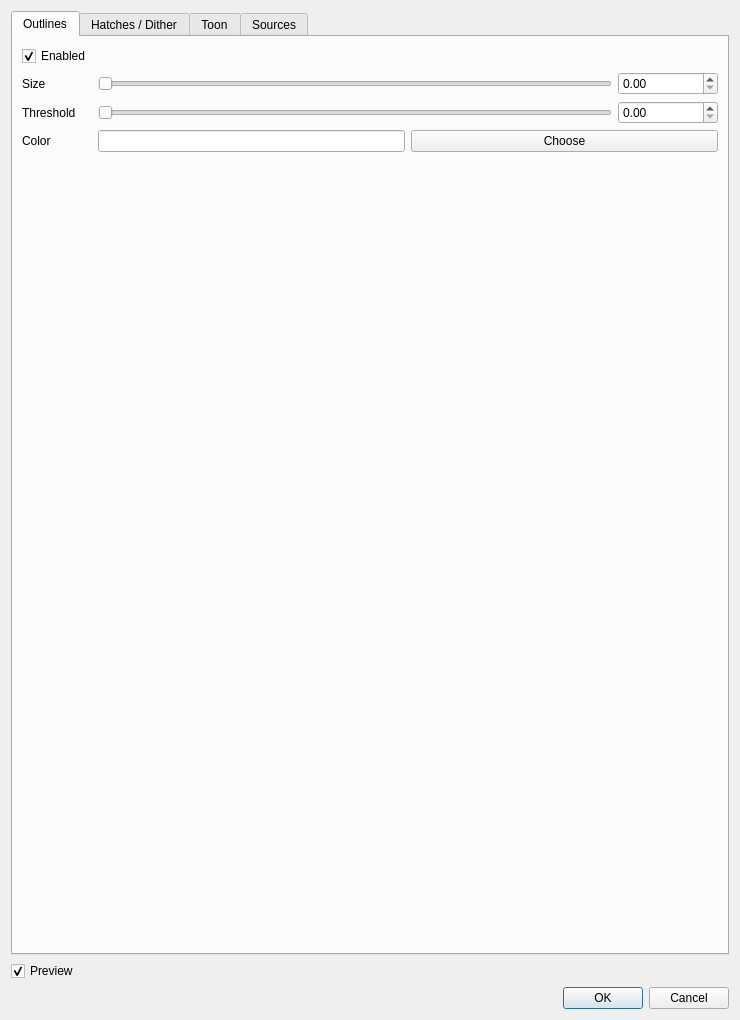
<?xml version="1.0" encoding="UTF-8"?>
<ui version="4.0">
 <class>QGMDialogNprSettings</class>
 <widget class="QDialog" name="QGMDialogNprSettings">
  <property name="geometry">
   <rect>
    <x>0</x>
    <y>0</y>
    <width>740</width>
    <height>1020</height>
   </rect>
  </property>
  <property name="sizePolicy">
   <sizepolicy hsizetype="Minimum" vsizetype="Minimum">
    <horstretch>0</horstretch>
    <verstretch>0</verstretch>
   </sizepolicy>
  </property>
  <property name="minimumSize">
   <size>
    <width>0</width>
    <height>0</height>
   </size>
  </property>
  <property name="maximumSize">
   <size>
    <width>16777215</width>
    <height>16777215</height>
   </size>
  </property>
  <property name="mouseTracking">
   <bool>false</bool>
  </property>
  <property name="windowTitle">
   <string>Sketch Settings</string>
  </property>
  <property name="modal">
   <bool>false</bool>
  </property>
  <layout class="QVBoxLayout" name="verticalLayout">
   <item>
    <layout class="QVBoxLayout" name="windowLayout">
     <property name="sizeConstraint">
      <enum>QLayout::SetMinimumSize</enum>
     </property>
     <item>
      <widget class="QTabWidget" name="tabWidget">
       <property name="minimumSize">
        <size>
         <width>0</width>
         <height>0</height>
        </size>
       </property>
       <property name="currentIndex">
        <number>0</number>
       </property>
       <widget class="QWidget" name="tab_Outline">
        <attribute name="title">
         <string>Outlines</string>
        </attribute>
        <layout class="QVBoxLayout" name="verticalLayout_5">
         <item>
          <layout class="QFormLayout" name="outlinesLayout">
           <property name="sizeConstraint">
            <enum>QLayout::SetMaximumSize</enum>
           </property>
           <item row="1" column="0">
            <widget class="QCheckBox" name="checkBox_Outline_enable">
             <property name="enabled">
              <bool>true</bool>
             </property>
             <property name="text">
              <string>Enabled</string>
             </property>
             <property name="checked">
              <bool>true</bool>
             </property>
            </widget>
           </item>
           <item row="2" column="0">
            <widget class="QLabel" name="label">
             <property name="text">
              <string>Size         </string>
             </property>
            </widget>
           </item>
           <item row="2" column="1">
            <layout class="QHBoxLayout" name="outlinesSizeLayout">
             <item>
              <widget class="QSlider" name="slider_Outline_Size">
               <property name="sizePolicy">
                <sizepolicy hsizetype="Minimum" vsizetype="Fixed">
                 <horstretch>0</horstretch>
                 <verstretch>0</verstretch>
                </sizepolicy>
               </property>
               <property name="minimumSize">
                <size>
                 <width>100</width>
                 <height>0</height>
                </size>
               </property>
               <property name="maximum">
                <number>100</number>
               </property>
               <property name="orientation">
                <enum>Qt::Horizontal</enum>
               </property>
              </widget>
             </item>
             <item>
              <widget class="QDoubleSpinBox" name="doubleSpinBox_Outline_Size">
               <property name="sizePolicy">
                <sizepolicy hsizetype="Maximum" vsizetype="Fixed">
                 <horstretch>0</horstretch>
                 <verstretch>0</verstretch>
                </sizepolicy>
               </property>
               <property name="minimumSize">
                <size>
                 <width>100</width>
                 <height>0</height>
                </size>
               </property>
               <property name="minimum">
                <double>0.000000000000000</double>
               </property>
               <property name="maximum">
                <double>10.000000000000000</double>
               </property>
               <property name="singleStep">
                <double>0.100000000000000</double>
               </property>
               <property name="value">
                <double>0.000000000000000</double>
               </property>
              </widget>
             </item>
            </layout>
           </item>
           <item row="3" column="0">
            <widget class="QLabel" name="label_2">
             <property name="text">
              <string>Threshold</string>
             </property>
            </widget>
           </item>
           <item row="3" column="1">
            <layout class="QHBoxLayout" name="outlinesThresholdLayout">
             <item>
              <widget class="QSlider" name="slider_Outline_threshold">
               <property name="sizePolicy">
                <sizepolicy hsizetype="Minimum" vsizetype="Fixed">
                 <horstretch>0</horstretch>
                 <verstretch>0</verstretch>
                </sizepolicy>
               </property>
               <property name="minimumSize">
                <size>
                 <width>100</width>
                 <height>0</height>
                </size>
               </property>
               <property name="maximum">
                <number>100</number>
               </property>
               <property name="orientation">
                <enum>Qt::Horizontal</enum>
               </property>
              </widget>
             </item>
             <item>
              <widget class="QDoubleSpinBox" name="doubleSpinBox_Outline_threshold">
               <property name="sizePolicy">
                <sizepolicy hsizetype="Maximum" vsizetype="Fixed">
                 <horstretch>0</horstretch>
                 <verstretch>0</verstretch>
                </sizepolicy>
               </property>
               <property name="minimumSize">
                <size>
                 <width>100</width>
                 <height>0</height>
                </size>
               </property>
               <property name="maximum">
                <double>1.000000000000000</double>
               </property>
               <property name="singleStep">
                <double>0.010000000000000</double>
               </property>
              </widget>
             </item>
            </layout>
           </item>
           <item row="4" column="0">
            <widget class="QLabel" name="label_3">
             <property name="text">
              <string>Color</string>
             </property>
            </widget>
           </item>
           <item row="4" column="1">
            <layout class="QHBoxLayout" name="outlinesColorLayout">
             <item>
              <widget class="QLineEdit" name="lineEdit_Outline_Color">
               <property name="sizePolicy">
                <sizepolicy hsizetype="MinimumExpanding" vsizetype="Fixed">
                 <horstretch>0</horstretch>
                 <verstretch>0</verstretch>
                </sizepolicy>
               </property>
               <property name="minimumSize">
                <size>
                 <width>80</width>
                 <height>0</height>
                </size>
               </property>
               <property name="maximumSize">
                <size>
                 <width>16777215</width>
                 <height>16777215</height>
                </size>
               </property>
               <property name="readOnly">
                <bool>true</bool>
               </property>
              </widget>
             </item>
             <item>
              <widget class="QPushButton" name="pushButton_Outline_Color">
               <property name="sizePolicy">
                <sizepolicy hsizetype="MinimumExpanding" vsizetype="Fixed">
                 <horstretch>0</horstretch>
                 <verstretch>0</verstretch>
                </sizepolicy>
               </property>
               <property name="minimumSize">
                <size>
                 <width>100</width>
                 <height>0</height>
                </size>
               </property>
               <property name="text">
                <string>Choose</string>
               </property>
              </widget>
             </item>
            </layout>
           </item>
          </layout>
         </item>
        </layout>
       </widget>
       <widget class="QWidget" name="tab_Hatch">
        <attribute name="title">
         <string>Hatches / Dither</string>
        </attribute>
        <layout class="QVBoxLayout" name="verticalLayout_4">
         <item>
          <layout class="QFormLayout" name="hatchDitherLayout">
           <property name="sizeConstraint">
            <enum>QLayout::SetMaximumSize</enum>
           </property>
           <item row="1" column="0">
            <widget class="QCheckBox" name="checkBox_Hatch_Enable">
             <property name="text">
              <string>Enabled</string>
             </property>
             <property name="checked">
              <bool>true</bool>
             </property>
            </widget>
           </item>
           <item row="2" column="0">
            <widget class="QLabel" name="label_4">
             <property name="text">
              <string>Size </string>
             </property>
            </widget>
           </item>
           <item row="3" column="0">
            <widget class="QLabel" name="label_5">
             <property name="text">
              <string>Rotation</string>
             </property>
            </widget>
           </item>
           <item row="3" column="1">
            <layout class="QHBoxLayout" name="hatchDitherRotationLayout">
             <item>
              <widget class="QSlider" name="Slider_Hatch_Rotation">
               <property name="orientation">
                <enum>Qt::Horizontal</enum>
               </property>
              </widget>
             </item>
             <item>
              <widget class="QDoubleSpinBox" name="doubleSpinBox_Hatch_Rotation">
               <property name="minimumSize">
                <size>
                 <width>100</width>
                 <height>0</height>
                </size>
               </property>
               <property name="maximum">
                <double>360.000000000000000</double>
               </property>
               <property name="singleStep">
                <double>0.100000000000000</double>
               </property>
              </widget>
             </item>
            </layout>
           </item>
           <item row="6" column="0">
            <widget class="QCheckBox" name="checkBox_Hatch_LightInfluence">
             <property name="layoutDirection">
              <enum>Qt::RightToLeft</enum>
             </property>
             <property name="text">
              <string>Light influence</string>
             </property>
             <property name="checked">
              <bool>true</bool>
             </property>
            </widget>
           </item>
           <item row="2" column="1">
            <layout class="QHBoxLayout" name="hatchDitherSizeLayout">
             <item>
              <widget class="QSlider" name="Slider_Hatch_Size">
               <property name="maximum">
                <number>100</number>
               </property>
               <property name="value">
                <number>50</number>
               </property>
               <property name="orientation">
                <enum>Qt::Horizontal</enum>
               </property>
              </widget>
             </item>
             <item>
              <widget class="QDoubleSpinBox" name="doubleSpinBox_Hatch_Size">
               <property name="minimumSize">
                <size>
                 <width>100</width>
                 <height>0</height>
                </size>
               </property>
               <property name="decimals">
                <number>3</number>
               </property>
               <property name="minimum">
                <double>0.010000000000000</double>
               </property>
               <property name="maximum">
                <double>10.000000000000000</double>
               </property>
               <property name="singleStep">
                <double>0.010000000000000</double>
               </property>
               <property name="value">
                <double>1.000000000000000</double>
               </property>
              </widget>
             </item>
            </layout>
           </item>
           <item row="4" column="0">
            <widget class="QLabel" name="label_6">
             <property name="text">
              <string>Color</string>
             </property>
            </widget>
           </item>
           <item row="4" column="1">
            <layout class="QHBoxLayout" name="hatchDitherColorLayout">
             <item>
              <widget class="QLineEdit" name="lineEdit_Hatch_Color">
               <property name="sizePolicy">
                <sizepolicy hsizetype="MinimumExpanding" vsizetype="Fixed">
                 <horstretch>0</horstretch>
                 <verstretch>0</verstretch>
                </sizepolicy>
               </property>
               <property name="minimumSize">
                <size>
                 <width>80</width>
                 <height>0</height>
                </size>
               </property>
               <property name="maximumSize">
                <size>
                 <width>16777215</width>
                 <height>16777215</height>
                </size>
               </property>
               <property name="readOnly">
                <bool>true</bool>
               </property>
              </widget>
             </item>
             <item>
              <widget class="QPushButton" name="pushButton_Hatch_Color">
               <property name="sizePolicy">
                <sizepolicy hsizetype="MinimumExpanding" vsizetype="Fixed">
                 <horstretch>0</horstretch>
                 <verstretch>0</verstretch>
                </sizepolicy>
               </property>
               <property name="minimumSize">
                <size>
                 <width>100</width>
                 <height>0</height>
                </size>
               </property>
               <property name="text">
                <string>Choose</string>
               </property>
              </widget>
             </item>
            </layout>
           </item>
           <item row="5" column="0">
            <widget class="QLabel" name="label_13">
             <property name="text">
              <string>Style</string>
             </property>
            </widget>
           </item>
           <item row="5" column="1">
            <widget class="QComboBox" name="comboBox_Hatch_Style">
             <property name="currentText">
              <string/>
             </property>
            </widget>
           </item>
          </layout>
         </item>
        </layout>
       </widget>
       <widget class="QWidget" name="tab_Toon">
        <attribute name="title">
         <string>Toon</string>
        </attribute>
        <layout class="QVBoxLayout" name="verticalLayout_3">
         <item>
          <layout class="QFormLayout" name="toonLayout">
           <property name="sizeConstraint">
            <enum>QLayout::SetMinimumSize</enum>
           </property>
           <item row="0" column="0">
            <widget class="QCheckBox" name="checkBox_Toon_Enable">
             <property name="text">
              <string>Enabled</string>
             </property>
             <property name="checked">
              <bool>true</bool>
             </property>
            </widget>
           </item>
           <item row="2" column="0">
            <widget class="QCheckBox" name="checkBox_Enable_Specular">
             <property name="text">
              <string>Enable Specular</string>
             </property>
             <property name="checked">
              <bool>true</bool>
             </property>
            </widget>
           </item>
           <item row="3" column="0">
            <widget class="QRadioButton" name="radioButton_toon_select1">
             <property name="text">
              <string>&amp;Map color to value</string>
             </property>
             <property name="checked">
              <bool>true</bool>
             </property>
             <attribute name="buttonGroup">
              <string notr="true">buttonGroup_Toon_type</string>
             </attribute>
            </widget>
           </item>
           <item row="4" column="0">
            <widget class="QLabel" name="label_14">
             <property name="text">
              <string>Specular Size</string>
             </property>
            </widget>
           </item>
           <item row="4" column="1">
            <layout class="QHBoxLayout" name="specularSizeLayout">
             <item>
              <widget class="QSlider" name="Slider_Specular_Size">
               <property name="orientation">
                <enum>Qt::Horizontal</enum>
               </property>
              </widget>
             </item>
             <item>
              <widget class="QDoubleSpinBox" name="doubleSpinBox_Specular_Size">
               <property name="minimumSize">
                <size>
                 <width>100</width>
                 <height>0</height>
                </size>
               </property>
               <property name="maximum">
                <double>1.000000000000000</double>
               </property>
               <property name="singleStep">
                <double>0.010000000000000</double>
               </property>
              </widget>
             </item>
            </layout>
           </item>
           <item row="5" column="0">
            <widget class="QLabel" name="label_12">
             <property name="text">
              <string>Specular Color</string>
             </property>
            </widget>
           </item>
           <item row="5" column="1">
            <layout class="QHBoxLayout" name="specularColorLayout">
             <item>
              <widget class="QLineEdit" name="lineEdit_Toon_Spec">
               <property name="sizePolicy">
                <sizepolicy hsizetype="MinimumExpanding" vsizetype="Fixed">
                 <horstretch>0</horstretch>
                 <verstretch>0</verstretch>
                </sizepolicy>
               </property>
               <property name="readOnly">
                <bool>true</bool>
               </property>
              </widget>
             </item>
             <item>
              <widget class="QPushButton" name="pushButton_Toon_Spec">
               <property name="sizePolicy">
                <sizepolicy hsizetype="MinimumExpanding" vsizetype="Fixed">
                 <horstretch>0</horstretch>
                 <verstretch>0</verstretch>
                </sizepolicy>
               </property>
               <property name="minimumSize">
                <size>
                 <width>100</width>
                 <height>0</height>
                </size>
               </property>
               <property name="text">
                <string>Choose</string>
               </property>
              </widget>
             </item>
            </layout>
           </item>
           <item row="6" column="0">
            <widget class="QLabel" name="label_7">
             <property name="text">
              <string>Diffuse Color +2</string>
             </property>
            </widget>
           </item>
           <item row="6" column="1">
            <layout class="QHBoxLayout" name="diffuseColorPlusTwoLayout">
             <item>
              <widget class="QLineEdit" name="lineEdit_Toon_Diff1">
               <property name="readOnly">
                <bool>true</bool>
               </property>
              </widget>
             </item>
             <item>
              <widget class="QPushButton" name="pushButton_Toon_Diff1">
               <property name="sizePolicy">
                <sizepolicy hsizetype="MinimumExpanding" vsizetype="Fixed">
                 <horstretch>0</horstretch>
                 <verstretch>0</verstretch>
                </sizepolicy>
               </property>
               <property name="minimumSize">
                <size>
                 <width>100</width>
                 <height>0</height>
                </size>
               </property>
               <property name="text">
                <string>Choose</string>
               </property>
              </widget>
             </item>
            </layout>
           </item>
           <item row="7" column="0">
            <widget class="QLabel" name="label_8">
             <property name="text">
              <string>Diffuse Color +1</string>
             </property>
            </widget>
           </item>
           <item row="7" column="1">
            <layout class="QHBoxLayout" name="diffuseColorPlusOneLayout">
             <item>
              <widget class="QLineEdit" name="lineEdit_Toon_Diff2">
               <property name="readOnly">
                <bool>true</bool>
               </property>
              </widget>
             </item>
             <item>
              <widget class="QPushButton" name="pushButton_Toon_Diff2">
               <property name="sizePolicy">
                <sizepolicy hsizetype="MinimumExpanding" vsizetype="Fixed">
                 <horstretch>0</horstretch>
                 <verstretch>0</verstretch>
                </sizepolicy>
               </property>
               <property name="minimumSize">
                <size>
                 <width>100</width>
                 <height>0</height>
                </size>
               </property>
               <property name="text">
                <string>Choose</string>
               </property>
              </widget>
             </item>
            </layout>
           </item>
           <item row="8" column="0">
            <widget class="QLabel" name="label_9">
             <property name="text">
              <string>Diffuse Color   0</string>
             </property>
            </widget>
           </item>
           <item row="8" column="1">
            <layout class="QHBoxLayout" name="diffuseColorZeroLayout">
             <item>
              <widget class="QLineEdit" name="lineEdit_Toon_Diff3">
               <property name="readOnly">
                <bool>true</bool>
               </property>
              </widget>
             </item>
             <item>
              <widget class="QPushButton" name="pushButton_Toon_Diff3">
               <property name="sizePolicy">
                <sizepolicy hsizetype="MinimumExpanding" vsizetype="Fixed">
                 <horstretch>0</horstretch>
                 <verstretch>0</verstretch>
                </sizepolicy>
               </property>
               <property name="minimumSize">
                <size>
                 <width>100</width>
                 <height>0</height>
                </size>
               </property>
               <property name="text">
                <string>Choose</string>
               </property>
              </widget>
             </item>
            </layout>
           </item>
           <item row="9" column="0">
            <widget class="QLabel" name="label_10">
             <property name="text">
              <string>Diffuse Color  -1</string>
             </property>
            </widget>
           </item>
           <item row="9" column="1">
            <layout class="QHBoxLayout" name="diffuseColorMinusOneLayout">
             <item>
              <widget class="QLineEdit" name="lineEdit_Toon_Diff4">
               <property name="readOnly">
                <bool>true</bool>
               </property>
              </widget>
             </item>
             <item>
              <widget class="QPushButton" name="pushButton_Toon_Diff4">
               <property name="sizePolicy">
                <sizepolicy hsizetype="MinimumExpanding" vsizetype="Fixed">
                 <horstretch>0</horstretch>
                 <verstretch>0</verstretch>
                </sizepolicy>
               </property>
               <property name="minimumSize">
                <size>
                 <width>100</width>
                 <height>0</height>
                </size>
               </property>
               <property name="text">
                <string>Choose</string>
               </property>
              </widget>
             </item>
            </layout>
           </item>
           <item row="10" column="0">
            <widget class="QLabel" name="label_11">
             <property name="text">
              <string>Diffuse Color  -2</string>
             </property>
            </widget>
           </item>
           <item row="10" column="1">
            <layout class="QHBoxLayout" name="diffuseColorMinusTwoLayout">
             <item>
              <widget class="QLineEdit" name="lineEdit_Toon_Diff5">
               <property name="readOnly">
                <bool>true</bool>
               </property>
              </widget>
             </item>
             <item>
              <widget class="QPushButton" name="pushButton_Toon_Diff5">
               <property name="sizePolicy">
                <sizepolicy hsizetype="MinimumExpanding" vsizetype="Fixed">
                 <horstretch>0</horstretch>
                 <verstretch>0</verstretch>
                </sizepolicy>
               </property>
               <property name="minimumSize">
                <size>
                 <width>100</width>
                 <height>0</height>
                </size>
               </property>
               <property name="text">
                <string>Choose</string>
               </property>
              </widget>
             </item>
            </layout>
           </item>
           <item row="11" column="0">
            <widget class="QRadioButton" name="radioButton_toon_select2">
             <property name="text">
              <string>&amp;Discretize light and color</string>
             </property>
             <attribute name="buttonGroup">
              <string notr="true">buttonGroup_Toon_type</string>
             </attribute>
            </widget>
           </item>
           <item row="12" column="0">
            <widget class="QLabel" name="label_toon_lighting">
             <property name="text">
              <string>Ligthing</string>
             </property>
            </widget>
           </item>
           <item row="12" column="1">
            <widget class="QSpinBox" name="spinBox_lighting_steps">
             <property name="minimum">
              <number>1</number>
             </property>
             <property name="maximum">
              <number>9999</number>
             </property>
            </widget>
           </item>
           <item row="13" column="0">
            <widget class="QLabel" name="label_toon_hue">
             <property name="text">
              <string>Hue</string>
             </property>
            </widget>
           </item>
           <item row="13" column="1">
            <widget class="QSpinBox" name="spinBox_hue_steps">
             <property name="minimum">
              <number>1</number>
             </property>
             <property name="maximum">
              <number>9999</number>
             </property>
            </widget>
           </item>
           <item row="14" column="0">
            <widget class="QLabel" name="label_toon_sat">
             <property name="text">
              <string>Saturation</string>
             </property>
            </widget>
           </item>
           <item row="14" column="1">
            <widget class="QSpinBox" name="spinBox_sat_steps">
             <property name="minimum">
              <number>1</number>
             </property>
             <property name="maximum">
              <number>9999</number>
             </property>
            </widget>
           </item>
           <item row="15" column="0">
            <widget class="QLabel" name="label_toon_val">
             <property name="text">
              <string>Value</string>
             </property>
            </widget>
           </item>
           <item row="15" column="1">
            <widget class="QSpinBox" name="spinBox_val_steps">
             <property name="minimum">
              <number>1</number>
             </property>
             <property name="maximum">
              <number>9999</number>
             </property>
            </widget>
           </item>
          </layout>
         </item>
        </layout>
       </widget>
       <widget class="QWidget" name="tab_source">
        <attribute name="title">
         <string>Sources</string>
        </attribute>
        <layout class="QVBoxLayout" name="verticalLayout_2">
         <item>
          <layout class="QFormLayout" name="sourcesLayout">
           <property name="sizeConstraint">
            <enum>QLayout::SetMinimumSize</enum>
           </property>
           <item row="0" column="0">
            <widget class="QLabel" name="label_15">
             <property name="text">
              <string>Outlines:</string>
             </property>
            </widget>
           </item>
           <item row="0" column="1">
            <widget class="QComboBox" name="comboBox_OutlineSource">
             <property name="sizePolicy">
              <sizepolicy hsizetype="Minimum" vsizetype="Fixed">
               <horstretch>0</horstretch>
               <verstretch>0</verstretch>
              </sizepolicy>
             </property>
             <item>
              <property name="text">
               <string>Geometry</string>
              </property>
             </item>
             <item>
              <property name="text">
               <string>FuncVal</string>
              </property>
             </item>
            </widget>
           </item>
           <item row="1" column="0">
            <widget class="QLabel" name="label_16">
             <property name="text">
              <string>Hatches:</string>
             </property>
            </widget>
           </item>
           <item row="1" column="1">
            <widget class="QComboBox" name="comboBox_HatchSource">
             <property name="sizePolicy">
              <sizepolicy hsizetype="Minimum" vsizetype="Fixed">
               <horstretch>0</horstretch>
               <verstretch>0</verstretch>
              </sizepolicy>
             </property>
             <item>
              <property name="text">
               <string>Light intensity</string>
              </property>
             </item>
             <item>
              <property name="text">
               <string>FuncVal</string>
              </property>
             </item>
            </widget>
           </item>
           <item row="2" column="0">
            <widget class="QLabel" name="label_17">
             <property name="text">
              <string>Toon:</string>
             </property>
            </widget>
           </item>
           <item row="2" column="1">
            <widget class="QComboBox" name="comboBox_ToonSource">
             <property name="sizePolicy">
              <sizepolicy hsizetype="Minimum" vsizetype="Fixed">
               <horstretch>0</horstretch>
               <verstretch>0</verstretch>
              </sizepolicy>
             </property>
             <property name="currentText">
              <string>Light intensity</string>
             </property>
             <item>
              <property name="text">
               <string>Light intensity</string>
              </property>
             </item>
             <item>
              <property name="text">
               <string>FuncVal</string>
              </property>
             </item>
            </widget>
           </item>
          </layout>
         </item>
        </layout>
       </widget>
      </widget>
     </item>
     <item>
      <widget class="QCheckBox" name="checkBox_Preview">
       <property name="text">
        <string>Preview</string>
       </property>
       <property name="checked">
        <bool>true</bool>
       </property>
      </widget>
     </item>
     <item>
      <widget class="QDialogButtonBox" name="buttonBox">
       <property name="layoutDirection">
        <enum>Qt::LeftToRight</enum>
       </property>
       <property name="orientation">
        <enum>Qt::Horizontal</enum>
       </property>
       <property name="standardButtons">
        <set>QDialogButtonBox::Cancel|QDialogButtonBox::Ok</set>
       </property>
      </widget>
     </item>
    </layout>
   </item>
  </layout>
 </widget>
 <resources/>
 <connections/>
 <buttongroups>
  <buttongroup name="buttonGroup_Toon_type"/>
 </buttongroups>
</ui>
